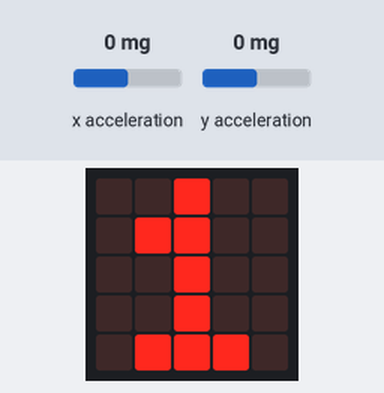
The program below on a simulated BBC micro:bit running MicroPython. Shown: the board's 5×5 LED display. The test bench sets the inputs (shaded band); at power-on: x acceleration 0 mg, y acceleration 0 mg.

Above: at 1.5 s.
At 3.6 s:
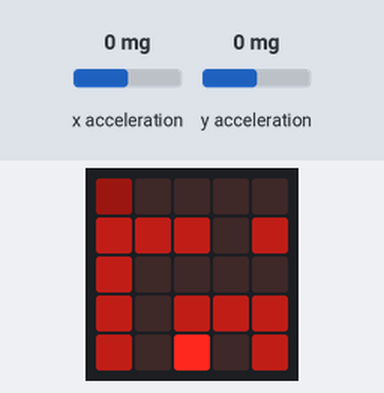
3.7 s: x acceleration set to -19 mg
5.2 s: x acceleration set to -23 mg
At 5.69 s:
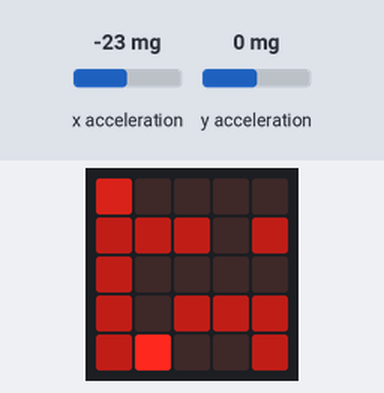
7.2 s: y acceleration set to -1440 mg
At 7.58 s:
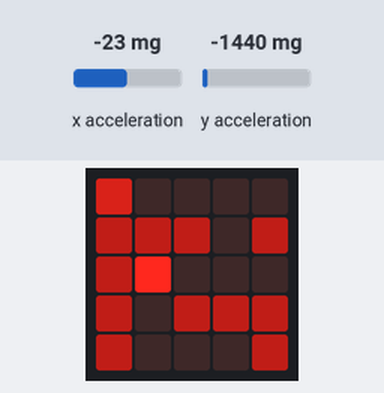
9.1 s: x acceleration set to 19 mg
10.6 s: x acceleration set to 23 mg
At 11.04 s:
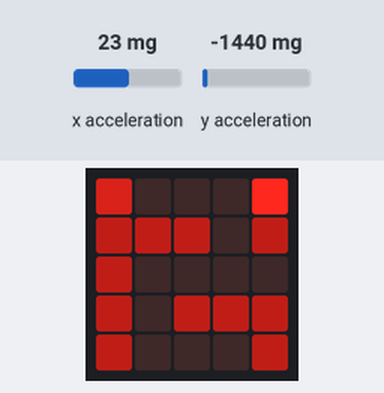
12.4 s: x acceleration set to -1440 mg
At 14.6 s:
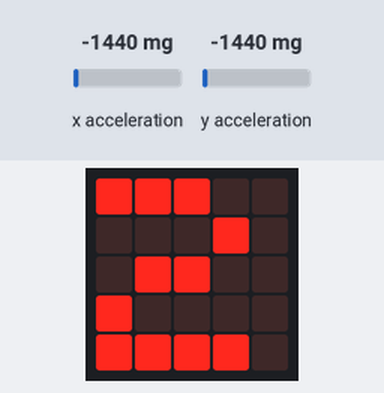

Measured:
- the behaviour switches between -20 and -21 mg on x acceleration (found by bisection; images 1 and 2)
- the behaviour switches between 20 and 21 mg on x acceleration (found by bisection; images 3 and 4)
- after the input at 5.2 s, the display: changes after 0.10 s (image 2)
- after the input at 7.2 s, the display: first differs from a run without the input after 0.07 s (image 3 shows a later state)
- after the input at 10.6 s, the display: first changes at once (image 4 shows a later state)
- after the input at 12.4 s, the display: first changes at once (image 5 shows a later state)
- what the display in image 0 shows lasts 1.0 s, from 1.4 s to 2.4 s

The program:

tilt_main.py
```python
from microbit import *

my_level = 0
position_x = 2
position_y = 2
cycle = 0

intro_01 = Image("00000:"
                 "00000:"
                 "00000:"
                 "00000:"
                 "00000:")
intro_02 = Image("00000:"
                 "00000:"
                 "00500:"
                 "00000:"
                 "00000:")
intro_03 = Image("00000:"
                 "00900:"
                 "09090:"
                 "00900:"
                 "00000:")
intro_04 = Image("00900:"
                 "09090:"
                 "90309:"
                 "09090:"
                 "00900:")
intro_05 = Image("09090:"
                 "90009:"
                 "00500:"
                 "90009:"
                 "09090:")
intro_06 = Image("90009:"
                 "00000:"
                 "00900:"
                 "00000:"
                 "90009:")
intro_07 = Image("00000:"
                 "00000:"
                 "00900:"
                 "00000:"
                 "00000:")

intro_frames = [intro_01, intro_02, intro_03, intro_04, intro_05, intro_06, intro_07]


level_01 = Image("50000:"
                 "33303:"
                 "30000:"
                 "30333:"
                 "30103:")
level_02 = Image("10000:"
                 "33303:"
                 "00000:"
                 "03333:"
                 "00005:")
level_03 = Image("50000:"
                 "33300:"
                 "30003:"
                 "00333:"
                 "00001:")
level_04 = Image("33330:"
                 "33000:"
                 "50001:"
                 "33000:"
                 "33334:")
level_05 = Image("40005:"
                 "33033:"
                 "30003:"
                 "00000:"
                 "00100:")
level_06 = Image("10033:"
                 "30003:"
                 "33400:"
                 "33330:"
                 "50000:")
level_07 = Image("00010:"
                 "00000:"
                 "00333:"
                 "03354:"
                 "00000:")
level_08 = Image("40000:"
                 "00330:"
                 "13500:"
                 "00330:"
                 "30033:")
level_09 = Image("00004:"
                 "03303:"
                 "03103:"
                 "03335:"
                 "00000:")

levels = [level_01, level_02, level_03, level_04, level_05, level_06, level_07, level_08, level_09]


def play_intro():
    global intro_frames
    display.clear()
    display.show(intro_frames, delay=200)


def play_level_intro():
    global levels, my_level, position_x, position_y
    display.clear()
    display.show(str(my_level + 1))
    sleep(1000)
    display.clear()
    display.show(levels[my_level])
    position_x, position_y = find_start()


def find_treasure():
    for x in range(5):
        for y in range(5):
            if display.get_pixel(x, y) == 5:
                return x, y
    return 0, 0


def find_start():
    for x in range(5):
        for y in range(5):
            if display.get_pixel(x, y) == 1:
                return x, y
    return 2, 2


def find_trap():
    for x in range(5):
        for y in range(5):
            if display.get_pixel(x, y) == 4:
                return x, y
    # if there's no trap, set the position to off the map
    return -1, -1


def play_defeat():
    global my_level, intro_frames
    my_level = 0
    display.clear()
    display.show(intro_frames[::-1], delay=200)
    display.show("game over")
    display.clear()
    sleep(250)
    play_intro()
    play_level_intro()


def play_victory():
    global levels, my_level
    display.clear()
    display.show(levels[my_level])
    sleep(400)
    display.clear()
    sleep(400)
    display.clear()
    display.show(levels[my_level])
    sleep(400)
    display.clear()
    sleep(400)
    if my_level < len(levels) - 1:
        # go to next level
        my_level += 1
        play_level_intro()
    else:
        # you win
        my_level = 0
        display.show("you win")
        sleep(200)
        play_intro()


def test_collision(x, y):
    if x < 0 or x > 4 or y < 0 or y > 4:
        return True
    if display.get_pixel(x, y) == 3:
        return True
    return False


def run():
    global position_x, position_y, levels, my_level, cycle
    cycle += 1

    display.clear()
    display.show(levels[my_level])

    treasure_x, treasure_y = find_treasure()
    trap_x, trap_y = find_trap()
    start_x, start_y = find_start()
    # turn off "start" pixel
    display.set_pixel(start_x, start_y, 0)

    if cycle % 3 == 0:
        display.set_pixel(treasure_x, treasure_y, 1)
    if cycle % 10 == 0 and trap_x >= 0 and trap_y >= 0:
        display.set_pixel(trap_x, trap_y, 0)

    roll = accelerometer.get_x()
    pitch = accelerometer.get_y()

    if roll > 20:
        if not test_collision(position_x + 1, position_y):
            position_x += 1
    elif roll < -20:
        if not test_collision(position_x - 1, position_y):
            position_x -= 1

    if pitch > 20:
        if not test_collision(position_x, position_y + 1):
            position_y += 1
    elif pitch < -20:
        if not test_collision(position_x, position_y - 1):
            position_y -= 1

    # draw player pixel
    display.set_pixel(position_x, position_y, 9)

    if position_x == treasure_x and position_y == treasure_y:
        play_victory()
    elif position_x == trap_x and position_y == trap_y:
        play_defeat()
    else:
        sleep(100)


play_intro()
play_level_intro()

# main loop, run forever
while 1:
    run()
```
